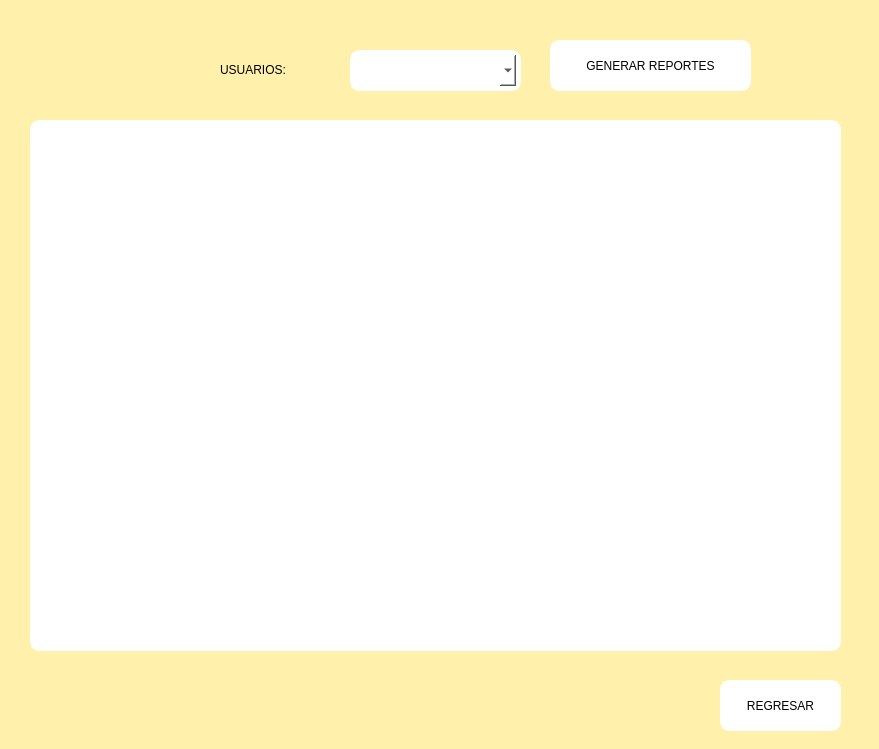
<?xml version="1.0" encoding="UTF-8"?>
<ui version="4.0">
 <class>reporteMerkle</class>
 <widget class="QMainWindow" name="reporteMerkle">
  <property name="geometry">
   <rect>
    <x>0</x>
    <y>0</y>
    <width>879</width>
    <height>749</height>
   </rect>
  </property>
  <property name="windowTitle">
   <string>MainWindow</string>
  </property>
  <property name="styleSheet">
   <string notr="true">background-color: rgb(255, 241, 172)</string>
  </property>
  <widget class="QWidget" name="centralwidget">
   <widget class="QPushButton" name="btnUsers">
    <property name="geometry">
     <rect>
      <x>550</x>
      <y>40</y>
      <width>201</width>
      <height>51</height>
     </rect>
    </property>
    <property name="cursor">
     <cursorShape>PointingHandCursor</cursorShape>
    </property>
    <property name="styleSheet">
     <string notr="true">font: 900 10pt &quot;Segoe UI Black&quot;;
border: 5px solid white;
background-color: rgb(255, 255, 255);
border-radius: 10px;</string>
    </property>
    <property name="text">
     <string>GENERAR REPORTES</string>
    </property>
   </widget>
   <widget class="QPushButton" name="pushButton_3">
    <property name="geometry">
     <rect>
      <x>720</x>
      <y>680</y>
      <width>121</width>
      <height>51</height>
     </rect>
    </property>
    <property name="cursor">
     <cursorShape>PointingHandCursor</cursorShape>
    </property>
    <property name="styleSheet">
     <string notr="true">font: 900 10pt &quot;Segoe UI Black&quot;;
border: 5px solid white;
background-color: rgb(255, 255, 255);
border-radius: 10px;
</string>
    </property>
    <property name="text">
     <string>REGRESAR</string>
    </property>
   </widget>
   <widget class="QLabel" name="lblUser">
    <property name="geometry">
     <rect>
      <x>30</x>
      <y>120</y>
      <width>811</width>
      <height>531</height>
     </rect>
    </property>
    <property name="styleSheet">
     <string notr="true">font: 600 20pt &quot;Segoe UI Variable Display Semib&quot;;
border: 5px solid white;
background-color: rgb(255, 255, 255);
border-radius: 10px;</string>
    </property>
    <property name="text">
     <string/>
    </property>
   </widget>
   <widget class="QComboBox" name="cmbOrden">
    <property name="geometry">
     <rect>
      <x>350</x>
      <y>50</y>
      <width>171</width>
      <height>41</height>
     </rect>
    </property>
    <property name="styleSheet">
     <string notr="true">text-align: center;
font: 900 10pt &quot;Segoe UI Black&quot;;
border: 5px solid white;
background-color: rgb(255, 255, 255);
border-radius: 10px;
padding: 5px;
</string>
    </property>
    <item>
     <property name="text">
      <string/>
     </property>
    </item>
    <item>
     <property name="text">
      <string>PreOrden</string>
     </property>
    </item>
    <item>
     <property name="text">
      <string>PosOrden</string>
     </property>
    </item>
    <item>
     <property name="text">
      <string>InOrden</string>
     </property>
    </item>
   </widget>
   <widget class="QLabel" name="label_3">
    <property name="geometry">
     <rect>
      <x>220</x>
      <y>60</y>
      <width>121</width>
      <height>20</height>
     </rect>
    </property>
    <property name="styleSheet">
     <string notr="true">font: 600 14pt &quot;Segoe UI Semibold&quot;;</string>
    </property>
    <property name="text">
     <string>USUARIOS:</string>
    </property>
   </widget>
  </widget>
 </widget>
 <resources/>
 <connections/>
</ui>
